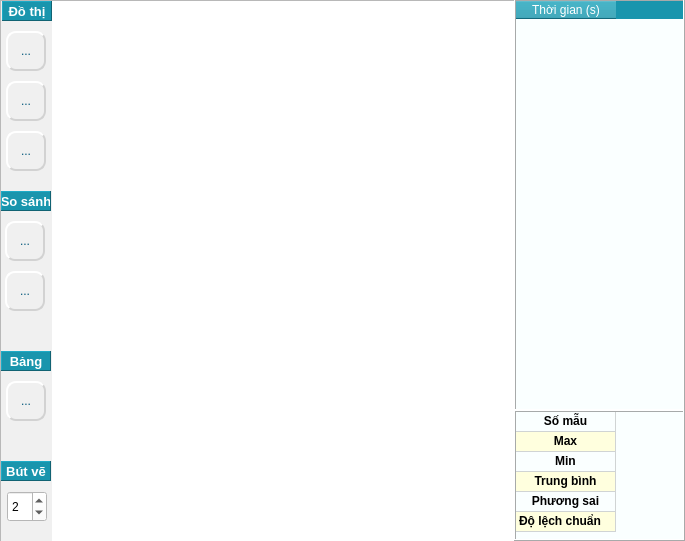
   <widget class="QFrame" name="frame_chart">
    <property name="geometry">
     <rect>
      <x>258</x>
      <y>40</y>
      <width>685</width>
      <height>541</height>
     </rect>
    </property>
    <property name="frameShape">
     <enum>QFrame::StyledPanel</enum>
    </property>
    <property name="frameShadow">
     <enum>QFrame::Plain</enum>
    </property>
    <widget class="QGraphicsView" name="graphicsViewChart">
     <property name="geometry">
      <rect>
       <x>50</x>
       <y>1</y>
       <width>465</width>
       <height>541</height>
      </rect>
     </property>
     <property name="styleSheet">
      <string notr="true">background-color: rgb(255, 255, 255);</string>
     </property>
     <property name="frameShape">
      <enum>QFrame::NoFrame</enum>
     </property>
     <property name="frameShadow">
      <enum>QFrame::Raised</enum>
     </property>
    </widget>
    <widget class="QFrame" name="frame_toolTrack">
     <property name="geometry">
      <rect>
       <x>1</x>
       <y>1</y>
       <width>51</width>
       <height>541</height>
      </rect>
     </property>
     <property name="styleSheet">
      <string notr="true">background-color: rgb(240, 240, 240);</string>
     </property>
     <property name="frameShape">
      <enum>QFrame::NoFrame</enum>
     </property>
     <property name="frameShadow">
      <enum>QFrame::Raised</enum>
     </property>
     <widget class="QToolButton" name="toolButton_toolCrosshair">
      <property name="geometry">
       <rect>
        <x>5</x>
        <y>30</y>
        <width>40</width>
        <height>40</height>
       </rect>
      </property>
      <property name="toolTip">
       <string>Con trỏ chữ thập</string>
      </property>
      <property name="styleSheet">
       <string notr="true">QToolButton{
color: rgb(2, 87, 122);
background-color: rgb(240, 240, 240);
border-color: rgb(210, 210, 210);
border-style: outset;
border-width: 2px;
border-radius: 10px;
}
QToolButton:hover{
border-width: 0px;
background-color: rgb(25, 149, 173);
color: rgb(255, 255, 255);
}</string>
      </property>
      <property name="text">
       <string>...</string>
      </property>
      <property name="icon">
       <iconset resource="../../../chart.qrc">
        <normaloff>:/icon/chart/iconChartCrosshair_Off.jpg</normaloff>
        <activeoff>:/icon/chart/iconChartCrosshair_On.jpg</activeoff>:/icon/chart/iconChartCrosshair_Off.jpg</iconset>
      </property>
      <property name="iconSize">
       <size>
        <width>30</width>
        <height>30</height>
       </size>
      </property>
      <property name="autoRaise">
       <bool>true</bool>
      </property>
     </widget>
     <widget class="QToolButton" name="toolButton_toolCallout">
      <property name="geometry">
       <rect>
        <x>5</x>
        <y>80</y>
        <width>40</width>
        <height>40</height>
       </rect>
      </property>
      <property name="toolTip">
       <string>Bắt điểm trên đường đồ thị</string>
      </property>
      <property name="styleSheet">
       <string notr="true">QToolButton{
color: rgb(2, 87, 122);
background-color: rgb(240, 240, 240);
border-color: rgb(210, 210, 210);
border-style: outset;
border-width: 2px;
border-radius: 10px;
}
QToolButton:hover{
border-width: 0px;
background-color: rgb(25, 149, 173);
color: rgb(255, 255, 255);
}</string>
      </property>
      <property name="text">
       <string>...</string>
      </property>
      <property name="icon">
       <iconset resource="../../../chart.qrc">
        <normaloff>:/icon/chart/iconChartCallout_Off.jpg</normaloff>
        <activeoff>:/icon/chart/iconChartCallout_On.jpg</activeoff>:/icon/chart/iconChartCallout_Off.jpg</iconset>
      </property>
      <property name="iconSize">
       <size>
        <width>30</width>
        <height>30</height>
       </size>
      </property>
      <property name="autoRaise">
       <bool>true</bool>
      </property>
     </widget>
     <widget class="QLabel" name="label_6">
      <property name="geometry">
       <rect>
        <x>1</x>
        <y>0</y>
        <width>50</width>
        <height>20</height>
       </rect>
      </property>
      <property name="font">
       <font>
        <pointsize>10</pointsize>
        <bold>true</bold>
       </font>
      </property>
      <property name="styleSheet">
       <string notr="true">color: rgb(255, 255, 255);
background-color: rgb(25, 149, 173);</string>
      </property>
      <property name="frameShape">
       <enum>QFrame::Panel</enum>
      </property>
      <property name="frameShadow">
       <enum>QFrame::Raised</enum>
      </property>
      <property name="text">
       <string>Đồ thị</string>
      </property>
      <property name="alignment">
       <set>Qt::AlignCenter</set>
      </property>
     </widget>
     <widget class="QToolButton" name="toolButton_toolHideSeries">
      <property name="geometry">
       <rect>
        <x>5</x>
        <y>130</y>
        <width>40</width>
        <height>40</height>
       </rect>
      </property>
      <property name="toolTip">
       <string>Ẩn hiện đồ thị</string>
      </property>
      <property name="styleSheet">
       <string notr="true">QToolButton{
color: rgb(2, 87, 122);
background-color: rgb(240, 240, 240);
border-color: rgb(210, 210, 210);
border-style: outset;
border-width: 2px;
border-radius: 10px;
}
QToolButton:hover{
border-width: 0px;
background-color: rgb(25, 149, 173);
color: rgb(255, 255, 255);
}</string>
      </property>
      <property name="text">
       <string>...</string>
      </property>
      <property name="icon">
       <iconset resource="../../../chart.qrc">
        <normaloff>:/icon/chart/iconSeriesCheck_Off.jpg</normaloff>
        <activeoff>:/icon/chart/iconSeriesCheck_On.jpg</activeoff>:/icon/chart/iconSeriesCheck_Off.jpg</iconset>
      </property>
      <property name="iconSize">
       <size>
        <width>30</width>
        <height>30</height>
       </size>
      </property>
      <property name="autoRaise">
       <bool>true</bool>
      </property>
     </widget>
     <widget class="QToolButton" name="toolButton_toolSingleY">
      <property name="geometry">
       <rect>
        <x>4</x>
        <y>270</y>
        <width>40</width>
        <height>40</height>
       </rect>
      </property>
      <property name="toolTip">
       <string>So sánh cùng trục tung</string>
      </property>
      <property name="styleSheet">
       <string notr="true">QToolButton{
color: rgb(2, 87, 122);
background-color: rgb(240, 240, 240);
border-color: rgb(210, 210, 210);
border-style: outset;
border-width: 2px;
border-radius: 10px;
}
QToolButton:hover{
border-width: 0px;
background-color: rgb(25, 149, 173);
color: rgb(255, 255, 255);
}</string>
      </property>
      <property name="text">
       <string>...</string>
      </property>
      <property name="icon">
       <iconset resource="../../../chart.qrc">
        <normaloff>:/icon/chart/iconChartSingleY_Off.jpg</normaloff>
        <activeoff>:/icon/chart/iconChartSingleY_On.jpg</activeoff>:/icon/chart/iconChartSingleY_Off.jpg</iconset>
      </property>
      <property name="iconSize">
       <size>
        <width>30</width>
        <height>30</height>
       </size>
      </property>
      <property name="autoRaise">
       <bool>true</bool>
      </property>
     </widget>
     <widget class="QToolButton" name="toolButton_toolMultiY">
      <property name="geometry">
       <rect>
        <x>4</x>
        <y>220</y>
        <width>40</width>
        <height>40</height>
       </rect>
      </property>
      <property name="toolTip">
       <string>So sánh khác trục tung</string>
      </property>
      <property name="styleSheet">
       <string notr="true">QToolButton{
color: rgb(2, 87, 122);
background-color: rgb(240, 240, 240);
border-color: rgb(210, 210, 210);
border-style: outset;
border-width: 2px;
border-radius: 10px;
}
QToolButton:hover{
border-width: 0px;
background-color: rgb(25, 149, 173);
color: rgb(255, 255, 255);
}</string>
      </property>
      <property name="text">
       <string>...</string>
      </property>
      <property name="icon">
       <iconset resource="../../../chart.qrc">
        <normaloff>:/icon/chart/iconChartMultiY_Off.jpg</normaloff>
        <activeoff>:/icon/chart/iconChartMultiY_On.jpg</activeoff>:/icon/chart/iconChartMultiY_Off.jpg</iconset>
      </property>
      <property name="iconSize">
       <size>
        <width>30</width>
        <height>30</height>
       </size>
      </property>
      <property name="autoRaise">
       <bool>true</bool>
      </property>
     </widget>
     <widget class="QLabel" name="label_7">
      <property name="geometry">
       <rect>
        <x>0</x>
        <y>190</y>
        <width>50</width>
        <height>20</height>
       </rect>
      </property>
      <property name="font">
       <font>
        <pointsize>10</pointsize>
        <bold>true</bold>
       </font>
      </property>
      <property name="styleSheet">
       <string notr="true">color: rgb(255, 255, 255);
background-color: rgb(25, 149, 173);</string>
      </property>
      <property name="frameShape">
       <enum>QFrame::Panel</enum>
      </property>
      <property name="frameShadow">
       <enum>QFrame::Raised</enum>
      </property>
      <property name="text">
       <string>So sánh</string>
      </property>
      <property name="alignment">
       <set>Qt::AlignCenter</set>
      </property>
     </widget>
     <widget class="QSpinBox" name="spinBox_linePen">
      <property name="geometry">
       <rect>
        <x>6</x>
        <y>490</y>
        <width>40</width>
        <height>31</height>
       </rect>
      </property>
      <property name="toolTip">
       <string>Độ dày bút vẽ</string>
      </property>
      <property name="styleSheet">
       <string notr="true">background-color: rgb(255, 255, 255);</string>
      </property>
      <property name="minimum">
       <number>1</number>
      </property>
      <property name="maximum">
       <number>5</number>
      </property>
      <property name="value">
       <number>2</number>
      </property>
     </widget>
     <widget class="QLabel" name="label_10">
      <property name="geometry">
       <rect>
        <x>0</x>
        <y>460</y>
        <width>50</width>
        <height>20</height>
       </rect>
      </property>
      <property name="font">
       <font>
        <pointsize>10</pointsize>
        <bold>true</bold>
       </font>
      </property>
      <property name="styleSheet">
       <string notr="true">color: rgb(255, 255, 255);
background-color: rgb(25, 149, 173);</string>
      </property>
      <property name="frameShape">
       <enum>QFrame::Panel</enum>
      </property>
      <property name="frameShadow">
       <enum>QFrame::Raised</enum>
      </property>
      <property name="text">
       <string>Bút vẽ</string>
      </property>
      <property name="alignment">
       <set>Qt::AlignCenter</set>
      </property>
     </widget>
     <widget class="QLabel" name="label_11">
      <property name="geometry">
       <rect>
        <x>0</x>
        <y>350</y>
        <width>50</width>
        <height>20</height>
       </rect>
      </property>
      <property name="font">
       <font>
        <pointsize>10</pointsize>
        <bold>true</bold>
       </font>
      </property>
      <property name="styleSheet">
       <string notr="true">color: rgb(255, 255, 255);
background-color: rgb(25, 149, 173);</string>
      </property>
      <property name="frameShape">
       <enum>QFrame::Panel</enum>
      </property>
      <property name="frameShadow">
       <enum>QFrame::Raised</enum>
      </property>
      <property name="text">
       <string>Bảng</string>
      </property>
      <property name="alignment">
       <set>Qt::AlignCenter</set>
      </property>
     </widget>
     <widget class="QToolButton" name="toolButton_toolTable">
      <property name="geometry">
       <rect>
        <x>5</x>
        <y>380</y>
        <width>40</width>
        <height>40</height>
       </rect>
      </property>
      <property name="toolTip">
       <string>Dữ liệu dạng bảng</string>
      </property>
      <property name="styleSheet">
       <string notr="true">QToolButton{
color: rgb(2, 87, 122);
background-color: rgb(240, 240, 240);
border-color: rgb(210, 210, 210);
border-style: outset;
border-width: 2px;
border-radius: 10px;
}
QToolButton:hover{
border-width: 0px;
background-color: rgb(25, 149, 173);
color: rgb(255, 255, 255);
}</string>
      </property>
      <property name="text">
       <string>...</string>
      </property>
      <property name="icon">
       <iconset resource="../../../chart.qrc">
        <normaloff>:/icon/chart/iconChartTable_Off.jpg</normaloff>
        <activeoff>:/icon/chart/iconChartTable_On.jpg</activeoff>
        <activeon>:/icon/chart/iconChartTable_On.jpg</activeon>:/icon/chart/iconChartTable_Off.jpg</iconset>
      </property>
      <property name="iconSize">
       <size>
        <width>30</width>
        <height>30</height>
       </size>
      </property>
      <property name="autoRaise">
       <bool>true</bool>
      </property>
     </widget>
    </widget>
    <widget class="QTableWidget" name="tableWidget_DataTable">
     <property name="geometry">
      <rect>
       <x>514</x>
       <y>-1</y>
       <width>171</width>
       <height>412</height>
      </rect>
     </property>
     <property name="cursor" stdset="0">
      <cursorShape>ArrowCursor</cursorShape>
     </property>
     <property name="mouseTracking">
      <bool>true</bool>
     </property>
     <property name="acceptDrops">
      <bool>false</bool>
     </property>
     <property name="styleSheet">
      <string notr="true">QTableWidget{
	alternate-background-color: rgb(255, 255, 222);
	background-color: rgb(250, 255, 255);
}
QTableWidget::item:selected{
	color: rgb(255, 255, 255);
	background-color: rgb(64, 65, 66);
}
QHeaderView{
background-color: rgb(30, 40, 65);
background-color: rgb(25, 149, 173);
	color: rgb(255, 255, 255);
}
QHeaderView::section{
 background-color: rgb(30, 40, 65);
   background-color: rgb(25, 149, 173);
   color: rgb(255, 255, 255);
}</string>
     </property>
     <property name="frameShape">
      <enum>QFrame::Box</enum>
     </property>
     <property name="frameShadow">
      <enum>QFrame::Raised</enum>
     </property>
     <property name="editTriggers">
      <set>QAbstractItemView::NoEditTriggers</set>
     </property>
     <property name="dragEnabled">
      <bool>true</bool>
     </property>
     <property name="dragDropOverwriteMode">
      <bool>true</bool>
     </property>
     <property name="defaultDropAction">
      <enum>Qt::IgnoreAction</enum>
     </property>
     <property name="alternatingRowColors">
      <bool>true</bool>
     </property>
     <property name="selectionMode">
      <enum>QAbstractItemView::SingleSelection</enum>
     </property>
     <property name="selectionBehavior">
      <enum>QAbstractItemView::SelectItems</enum>
     </property>
     <attribute name="verticalHeaderVisible">
      <bool>false</bool>
     </attribute>
     <column>
      <property name="text">
       <string>Thời gian (s)</string>
      </property>
     </column>
    </widget>
    <widget class="QTableWidget" name="tableWidget_dataEvaluate">
     <property name="geometry">
      <rect>
       <x>514</x>
       <y>410</y>
       <width>171</width>
       <height>131</height>
      </rect>
     </property>
     <property name="font">
      <font>
       <pointsize>9</pointsize>
      </font>
     </property>
     <property name="cursor" stdset="0">
      <cursorShape>ArrowCursor</cursorShape>
     </property>
     <property name="mouseTracking">
      <bool>true</bool>
     </property>
     <property name="acceptDrops">
      <bool>false</bool>
     </property>
     <property name="styleSheet">
      <string notr="true">QTableWidget{
	alternate-background-color: rgb(255, 255, 222);
	background-color: rgb(250, 255, 255);
}
QTableWidget::item:selected{
	color: rgb(255, 255, 255);
	background-color: rgb(64, 65, 66);
}
QHeaderView{
background-color: rgb(30, 40, 65);
background-color: rgb(25, 149, 173);
	color: rgb(255, 255, 255);
}
QHeaderView::section{
 background-color: rgb(30, 40, 65);
   background-color: rgb(25, 149, 173);
   color: rgb(255, 255, 255);
}</string>
     </property>
     <property name="frameShape">
      <enum>QFrame::Box</enum>
     </property>
     <property name="frameShadow">
      <enum>QFrame::Raised</enum>
     </property>
     <property name="editTriggers">
      <set>QAbstractItemView::NoEditTriggers</set>
     </property>
     <property name="dragEnabled">
      <bool>true</bool>
     </property>
     <property name="dragDropOverwriteMode">
      <bool>true</bool>
     </property>
     <property name="defaultDropAction">
      <enum>Qt::IgnoreAction</enum>
     </property>
     <property name="alternatingRowColors">
      <bool>true</bool>
     </property>
     <property name="selectionMode">
      <enum>QAbstractItemView::SingleSelection</enum>
     </property>
     <property name="selectionBehavior">
      <enum>QAbstractItemView::SelectItems</enum>
     </property>
     <attribute name="horizontalHeaderVisible">
      <bool>false</bool>
     </attribute>
     <attribute name="verticalHeaderVisible">
      <bool>false</bool>
     </attribute>
     <attribute name="verticalHeaderMinimumSectionSize">
      <number>20</number>
     </attribute>
     <attribute name="verticalHeaderDefaultSectionSize">
      <number>20</number>
     </attribute>
     <row>
      <property name="text">
       <string>1</string>
      </property>
     </row>
     <row>
      <property name="text">
       <string>2</string>
      </property>
     </row>
     <row>
      <property name="text">
       <string>3</string>
      </property>
     </row>
     <row>
      <property name="text">
       <string>4</string>
      </property>
     </row>
     <row>
      <property name="text">
       <string>5</string>
      </property>
     </row>
     <row>
      <property name="text">
       <string>6</string>
      </property>
     </row>
     <column>
      <property name="text">
       <string>Thông số</string>
      </property>
     </column>
     <item row="0" column="0">
      <property name="text">
       <string>Số mẫu</string>
      </property>
      <property name="font">
       <font>
        <pointsize>9</pointsize>
        <bold>true</bold>
       </font>
      </property>
      <property name="textAlignment">
       <set>AlignCenter</set>
      </property>
      <property name="flags">
       <set>ItemIsSelectable|ItemIsEnabled</set>
      </property>
     </item>
     <item row="1" column="0">
      <property name="text">
       <string>Max</string>
      </property>
      <property name="font">
       <font>
        <pointsize>9</pointsize>
        <bold>true</bold>
       </font>
      </property>
      <property name="textAlignment">
       <set>AlignCenter</set>
      </property>
      <property name="flags">
       <set>ItemIsSelectable|ItemIsEnabled</set>
      </property>
     </item>
     <item row="2" column="0">
      <property name="text">
       <string>Min</string>
      </property>
      <property name="font">
       <font>
        <pointsize>9</pointsize>
        <bold>true</bold>
       </font>
      </property>
      <property name="textAlignment">
       <set>AlignCenter</set>
      </property>
      <property name="flags">
       <set>ItemIsSelectable|ItemIsEnabled</set>
      </property>
     </item>
     <item row="3" column="0">
      <property name="text">
       <string>Trung bình</string>
      </property>
      <property name="font">
       <font>
        <pointsize>9</pointsize>
        <bold>true</bold>
       </font>
      </property>
      <property name="textAlignment">
       <set>AlignCenter</set>
      </property>
      <property name="flags">
       <set>ItemIsSelectable|ItemIsEnabled</set>
      </property>
     </item>
     <item row="4" column="0">
      <property name="text">
       <string>Phương sai</string>
      </property>
      <property name="font">
       <font>
        <pointsize>9</pointsize>
        <bold>true</bold>
       </font>
      </property>
      <property name="textAlignment">
       <set>AlignCenter</set>
      </property>
      <property name="flags">
       <set>ItemIsSelectable|ItemIsEnabled</set>
      </property>
     </item>
     <item row="5" column="0">
      <property name="text">
       <string>Độ lệch chuẩn</string>
      </property>
      <property name="font">
       <font>
        <pointsize>9</pointsize>
        <bold>true</bold>
       </font>
      </property>
      <property name="flags">
       <set>ItemIsSelectable|ItemIsEnabled</set>
      </property>
     </item>
    </widget>
   </widget>
